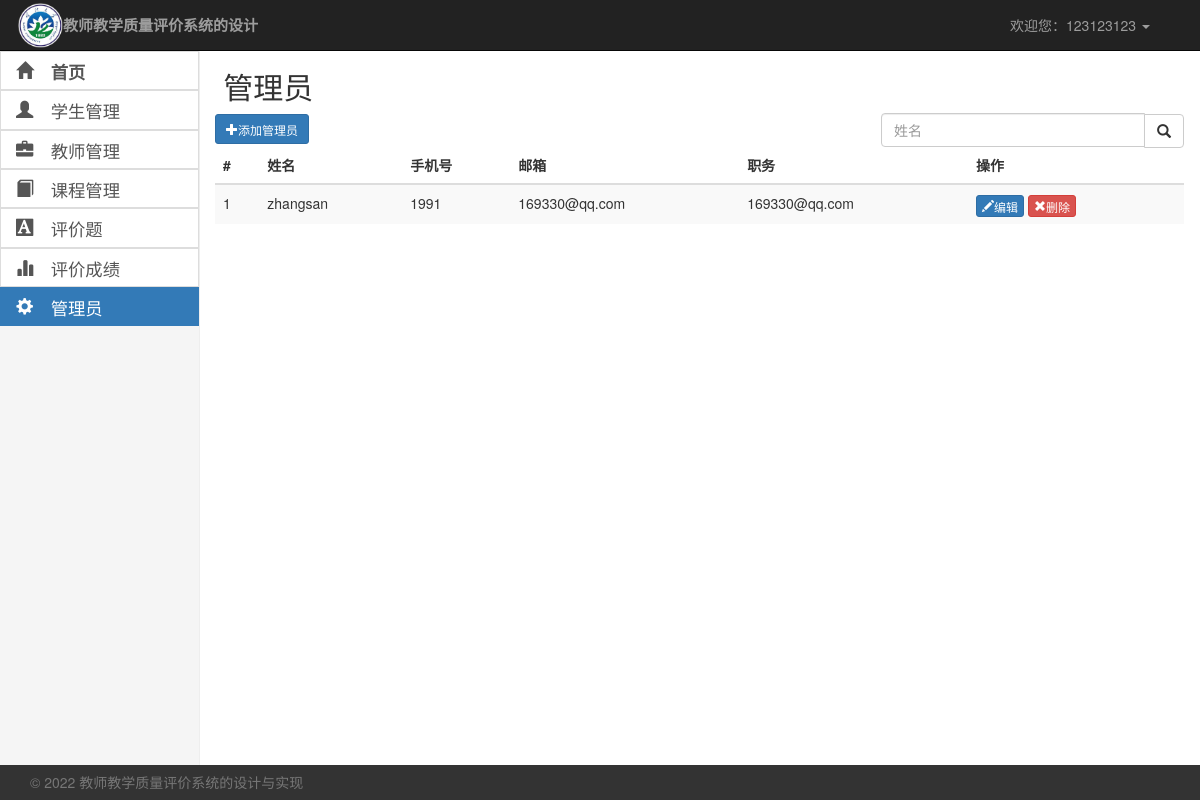
/myadmin/admin/ (signed in), run on the app's committed database.
### login/models.py (models this page shows, shortened)
class GuanLiYuan(models.Model):
    name = models.CharField(verbose_name="姓名", max_length=32, primary_key=True)  # 管理员用户名
    password = models.CharField(verbose_name="密码", max_length=32)  # 管理员密码
    email = models.EmailField(verbose_name="邮箱", default='')
    phone = models.CharField(verbose_name="手机号", max_length=11, default='')
    zhiwu = models.CharField(verbose_name="职务", max_length=28, default='')
    photo = models.ImageField(verbose_name="头像", upload_to='admin/', default='')
    is_active = models.BooleanField('是否活跃', default=True)
    class Meta:
        db_table = 'GuanLiYuan'
        verbose_name_plural = '管理员列表'

### myadmin/views.py (the view)
# urls.py: path('admin/', views.myadmin_admin, name='myadmin_admin'),  # 管理员首页
def myadmin_admin(request):
    data_list = GuanLiYuan.objects.filter(is_active=True).values("name", "phone", "email", "zhiwu")
    return render(request, 'myadmin/admin/myadmin_admin.html', {"data_list": data_list})

### login/SimpleMiddleware.py (called while the page is built)
    def __call__(self, request):
        path = request.path
        """
            1.判断是否登录
            2.判断是否访问pingjia开头
        """
        urllist = ['/', '/logout/', '/login/']
        if re.match(r'^/students/', path) and (path not in urllist):
            if 'xuehao' not in request.session:
                return redirect(reverse("login"))
        if re.match(r'^/teachers/', path) and (path not in urllist):
            if 'teacher_id' not in request.session:
                return redirect(reverse("login"))
        if re.match(r'^/myadmin/', path) and (path not in urllist):
            if 'name' not in request.session:
                return redirect(reverse("login"))
        response = self.get_response(request)
        return response

### myadmin/templates/myadmin/admin/myadmin_admin.html
{% extends 'myadmin/base.html' %}
{% block myadmin_admin %} active {% endblock %}
{% block myadmin_base %}
    <h2 class=" ">&nbsp;管理员</h2>
    <div class="row ">
        <div class="col-lg-8">
            <div>
                <a href="/myadmin/admin_add/" class="btn btn-primary btn-sm glyphicon glyphicon-plus">添加管理员</a>
            </div>
        </div>
        <div class="col-lg-4 ">
            <form action="/myadmin/stu/1" method="get">
                <div class="input-group">
                    <input type="text" class="form-control " name="keyword" placeholder="姓名">
                    <span class="input-group-btn">
                            <button class="btn btn-default glyphicon glyphicon-search" type="submit">  </button>
                        </span>
                </div>
            </form>
        </div>
    </div>
    <div class="table-responsive">
        <table class="table table-striped ">
            <thead>
            <th>#</th>
            <th>姓名</th>
            <th>手机号</th>
            <th>邮箱</th>
            <th>职务</th>
            <th>操作</th>
            </thead>
            <tbody>
            {% for row in data_list %}
                <tr>
                    <td>{{ forloop.counter }}</td>
                    <td>{{ row.name }}</td>
                    <td>{{ row.phone }}</td>
                    <td>{{ row.email }}</td>
                    <td>{{ row.zhiwu }}</td>
                    <td>
                        <a href="/myadmin/admin_edit/{{ row.name }}"
                           class="btn btn-primary glyphicon glyphicon-pencil btn-xs">编辑</a>
                        <a onclick="if(confirm('确定删除吗？')==false)return false;location.href=('/myadmin/admin_del/{{ row.name }}')"
                           class="btn btn-danger glyphicon glyphicon-remove btn-xs">删除
                        </a>
                    </td>
                </tr>
            {% endfor %}
            </tbody>
        </table>
    </div>
{% endblock %}

### data on the page
GuanLiYuan: name "zhangsan", phone "1991", email "169330@qq.com", zhiwu "169330@qq.com"

### other printed values
{{ request.session.name }} "123123123"
